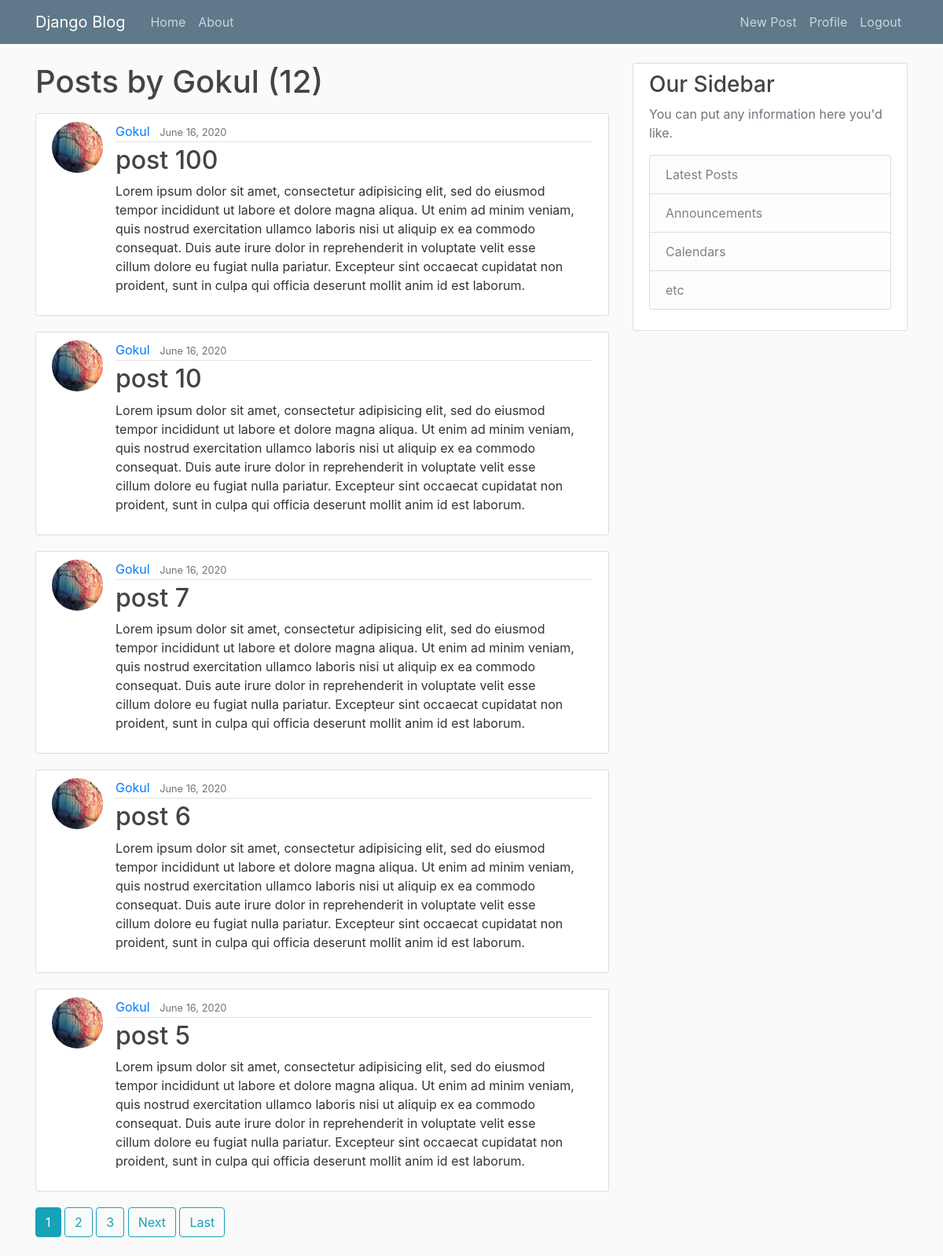
/user/Gokul (signed in), run on the app's committed database.
### blog/models.py (models this page shows, shortened)
class Post(models.Model):
	title = models.CharField(max_length=100)
	content = models.TextField()
	date_posted = models.DateTimeField(default=timezone.now)
	author = models.ForeignKey(User, on_delete=models.CASCADE)

### users/models.py (models this page shows, shortened)
class Profile(models.Model):
	user = models.OneToOneField(User, on_delete=models.CASCADE)
	image = models.ImageField(default='default.jpg', upload_to='profile_pics')

### blog/views.py (the view)
# urls.py: path('user/<str:username>', UserPostListView.as_view(), name='user-posts'),
class UserPostListView(LoginRequiredMixin, ListView):
	model = Post
	template_name = 'blog/user_posts.html'
	context_object_name = 'posts'
	paginate_by = 5
	def get_queryset(self):
		user = get_object_or_404(User, username=self.kwargs.get('username'))
		return Post.objects.filter(author=user).order_by('-date_posted')

### blog/templates/blog/user_posts.html (shortened to what this page needs)
{% extends "blog/base.html" %}
{% block content %}
    <h1 class="mb-3">Posts by {{ view.kwargs.username }} ({{ page_obj.paginator.count }})</h1>
    {% for post in posts %}
        <article class="media content-section">
          <img class="rounded-circle article-img" src="{{ post.author.profile.image.url }}">
          <div class="media-body">
            <div class="article-metadata">
              <a class="mr-2" href="{% url 'user-posts' post.author.username %}">{{ post.author }}</a>
              <small class="text-muted">{{ post.date_posted|date:"F d, Y" }}</small>
            </div>
            <h2><a class="article-title" href="{% url 'post-detail' post.id %}">{{ post.title }}</a></h2>
            <p class="article-content">{{ post.content }}</p>
          </div>
        </article>
    {% endfor %}
    {% if is_paginated %}
      {% for num in page_obj.paginator.page_range %}
        {% if page_obj.number == num %}
          <a class="btn btn-info mb-4" href="?page={{ num }}">{{ num }}</a>
        {% elif num > page_obj.number|add:'-3' and num < page_obj.number|add:'3' %}
          <a class="btn btn-outline-info mb-4" href="?page={{ num }}">{{ num }}</a>
        {% endif %}
      {% endfor %}
      {% if page_obj.has_next %}
        <a class="btn btn-outline-info mb-4" href="?page={{ page_obj.next_page_number }}">Next</a>
        <a class="btn btn-outline-info mb-4" href="?page={{ page_obj.paginator.num_pages }}">Last</a>
      {% endif %}
    {% endif %}
{% endblock content %}

### blog/static/blog/main.css (style rules this page uses)
body { background: #fafafa; color: #333333; margin-top: 5rem; }
h1, h2, h3, h4, h5, h6 { color: #444444; }
.content-section { background: #ffffff; padding: 10px 20px; border: 1px solid #dddddd; border-radius: 3px; margin-bottom: 20px; }
.article-title { color: #444444; }
.article-content { white-space: pre-line; }
.article-img { height: 65px; width: 65px; margin-right: 16px; }
.article-metadata { padding-bottom: 1px; margin-bottom: 4px; border-bottom: 1px solid #e3e3e3 }

### data on the page
Post: author.profile.image (picture), author "Gokul", date_posted "June 16, 2020", title "post 100", content "Lorem ipsum dolor sit amet, consectetur adipisicing elit, sed do eiusmod tempor incididunt ut labore et dolore magna aliqua. Ut enim ad minim veniam, quis nostrud exercitation ullamco laboris nisi ut aliquip ex ea commodo consequat. Duis aute irure dolor in reprehenderit in voluptate velit esse cillum dolore eu fugiat nulla pariatur. Excepteur sint occaecat cupidatat non proident, sunt in culpa qui officia deserunt mollit anim id est laborum."
Post: author.profile.image (picture), author "Gokul", date_posted "June 16, 2020", title "post 10", content "Lorem ipsum dolor sit amet, consectetur adipisicing elit, sed do eiusmod tempor incididunt ut labore et dolore magna aliqua. Ut enim ad minim veniam, quis nostrud exercitation ullamco laboris nisi ut aliquip ex ea commodo consequat. Duis aute irure dolor in reprehenderit in voluptate velit esse cillum dolore eu fugiat nulla pariatur. Excepteur sint occaecat cupidatat non proident, sunt in culpa qui officia deserunt mollit anim id est laborum."
Post: author.profile.image (picture), author "Gokul", date_posted "June 16, 2020", title "post 7", content "Lorem ipsum dolor sit amet, consectetur adipisicing elit, sed do eiusmod tempor incididunt ut labore et dolore magna aliqua. Ut enim ad minim veniam, quis nostrud exercitation ullamco laboris nisi ut aliquip ex ea commodo consequat. Duis aute irure dolor in reprehenderit in voluptate velit esse cillum dolore eu fugiat nulla pariatur. Excepteur sint occaecat cupidatat non proident, sunt in culpa qui officia deserunt mollit anim id est laborum."
Post: author.profile.image (picture), author "Gokul", date_posted "June 16, 2020", title "post 6", content "Lorem ipsum dolor sit amet, consectetur adipisicing elit, sed do eiusmod tempor incididunt ut labore et dolore magna aliqua. Ut enim ad minim veniam, quis nostrud exercitation ullamco laboris nisi ut aliquip ex ea commodo consequat. Duis aute irure dolor in reprehenderit in voluptate velit esse cillum dolore eu fugiat nulla pariatur. Excepteur sint occaecat cupidatat non proident, sunt in culpa qui officia deserunt mollit anim id est laborum."
Post: author.profile.image (picture), author "Gokul", date_posted "June 16, 2020", title "post 5", content "Lorem ipsum dolor sit amet, consectetur adipisicing elit, sed do eiusmod tempor incididunt ut labore et dolore magna aliqua. Ut enim ad minim veniam, quis nostrud exercitation ullamco laboris nisi ut aliquip ex ea commodo consequat. Duis aute irure dolor in reprehenderit in voluptate velit esse cillum dolore eu fugiat nulla pariatur. Excepteur sint occaecat cupidatat non proident, sunt in culpa qui officia deserunt mollit anim id est laborum."

### other printed values
{{ view.kwargs.username }} "Gokul"
{{ page_obj.paginator.count }} "12"
{{ num }} "1"
{{ num }} "2" "3"
